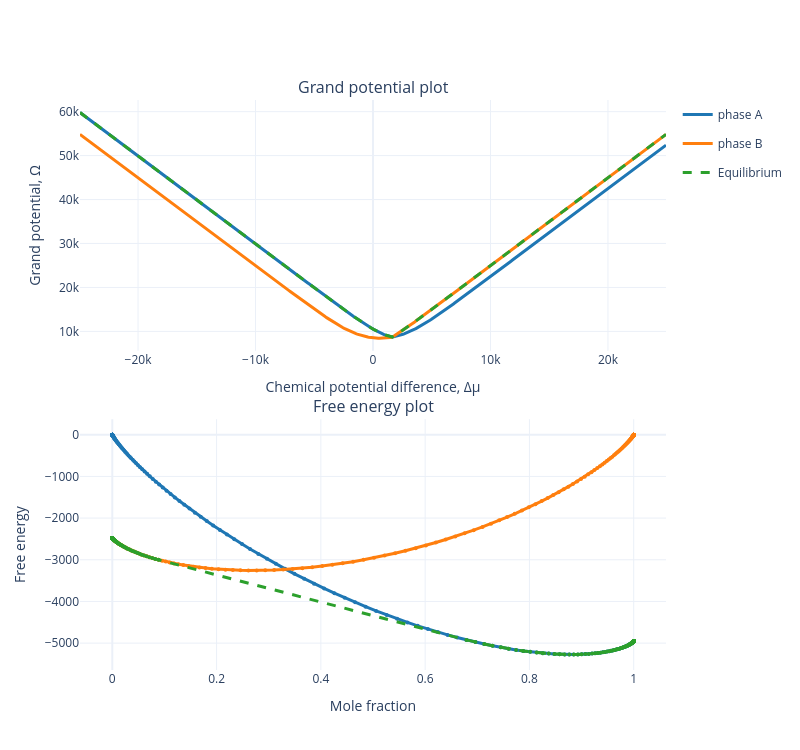

Notebook code for this chart:
### Code cell
x_mu = np.asarray(inputs[..., 1])

# Create stacked subplots
fig = make_subplots(
    rows=2, cols=1,
    shared_xaxes=False,
    vertical_spacing=0.12,
    subplot_titles=("Grand potential plot", "Free energy plot")
)

names = ["phase A", "phase B", "Equilibrium"]
colors = {
    "phase A": "#1f77b4",
    "phase B": "#ff7f0e",
    "Equilibrium": "#2ca02c"
}

styles = {
    "phase A": "solid",
    "phase B": "solid",
    "Equilibrium": "dash"
}


# Zip everything together to loop over phases and the system!
for name, g_vals, (f_val, mu_val) in zip(names, f_vals_list, lt_vals_list):
    
    # --- Top Plot: Grand potential ---
    fig.add_trace(
        go.Scatter(
            x=x_mu, y=g_vals,
            name=name,
            legendgroup=name,
            showlegend=True,
            line=dict(width=3, color=colors[name], dash=styles[name])
        ),
        row=1, col=1
    )
    
    # --- Bottom Plot: Free energy ---
    x_frac = -mu_val[:, 1]
    y_free = -f_val
    
    fig.add_trace(
        go.Scatter(
            x=x_frac, y=y_free,
            name=name,
            legendgroup=name,
            showlegend=False,
            mode="lines+markers",
            marker=dict(size=4),
            line=dict(width=3, color=colors[name], dash=styles[name])
        ),
        row=2, col=1
    )

fig.update_xaxes(title_text="Chemical potential difference, Δμ", row=1, col=1)
fig.update_yaxes(title_text="Grand potential, Ω", row=1, col=1)

fig.update_xaxes(title_text="Mole fraction", row=2, col=1)
fig.update_yaxes(title_text="Free energy", row=2, col=1)

fig.update_layout(height=750, width=800, template="plotly_white")
fig.show()

### Figure 1 — Plotly figure (JSON) as saved in the notebook; plotly's stock layout.template omitted (floating-point values rounded to 4 significant figures; data arrays with more than 128 entries replaced by an {"elided": "..."} marker saying what was removed)
{"data": [{"legendgroup": "phase A", "line": {"color": "#1f77b4", "dash": "solid", "width": 3}, "name": "phase A", "showlegend": true, "type": "scatter", "x": {"elided": "500 float values"}, "xaxis": "x", "y": {"elided": "500 float values"}, "yaxis": "y"}, {"legendgroup": "phase A", "line": {"color": "#1f77b4", "dash": "solid", "width": 3}, "marker": {"size": 4}, "mode": "lines+markers", "name": "phase A", "showlegend": false, "type": "scatter", "x": {"elided": "500 float values"}, "xaxis": "x2", "y": {"elided": "500 float values"}, "yaxis": "y2"}, {"legendgroup": "phase B", "line": {"color": "#ff7f0e", "dash": "solid", "width": 3}, "name": "phase B", "showlegend": true, "type": "scatter", "x": {"elided": "500 float values"}, "xaxis": "x", "y": {"elided": "500 float values"}, "yaxis": "y"}, {"legendgroup": "phase B", "line": {"color": "#ff7f0e", "dash": "solid", "width": 3}, "marker": {"size": 4}, "mode": "lines+markers", "name": "phase B", "showlegend": false, "type": "scatter", "x": {"elided": "500 float values"}, "xaxis": "x2", "y": {"elided": "500 float values"}, "yaxis": "y2"}, {"legendgroup": "Equilibrium", "line": {"color": "#2ca02c", "dash": "dash", "width": 3}, "name": "Equilibrium", "showlegend": true, "type": "scatter", "x": {"elided": "500 float values"}, "xaxis": "x", "y": {"elided": "500 float values"}, "yaxis": "y"}, {"legendgroup": "Equilibrium", "line": {"color": "#2ca02c", "dash": "dash", "width": 3}, "marker": {"size": 4}, "mode": "lines+markers", "name": "Equilibrium", "showlegend": false, "type": "scatter", "x": {"elided": "500 float values"}, "xaxis": "x2", "y": {"elided": "500 float values"}, "yaxis": "y2"}], "layout": {"annotations": [{"font": {"size": 16}, "showarrow": false, "text": "Grand potential plot", "x": 0.5, "xanchor": "center", "xref": "paper", "y": 1, "yanchor": "bottom", "yref": "paper"}, {"font": {"size": 16}, "showarrow": false, "text": "Free energy plot", "x": 0.5, "xanchor": "center", "xref": "paper", "y": 0.44, "yanchor": "bottom", "yref": "paper"}], "height": 750, "width": 800, "xaxis": {"anchor": "y", "domain": [0, 1], "title": {"text": "Chemical potential difference, Δμ"}}, "xaxis2": {"anchor": "y2", "domain": [0, 1], "title": {"text": "Mole fraction"}}, "yaxis": {"anchor": "x", "domain": [0.56, 1], "title": {"text": "Grand potential, Ω"}}, "yaxis2": {"anchor": "x2", "domain": [0, 0.44], "title": {"text": "Free energy"}}}}
